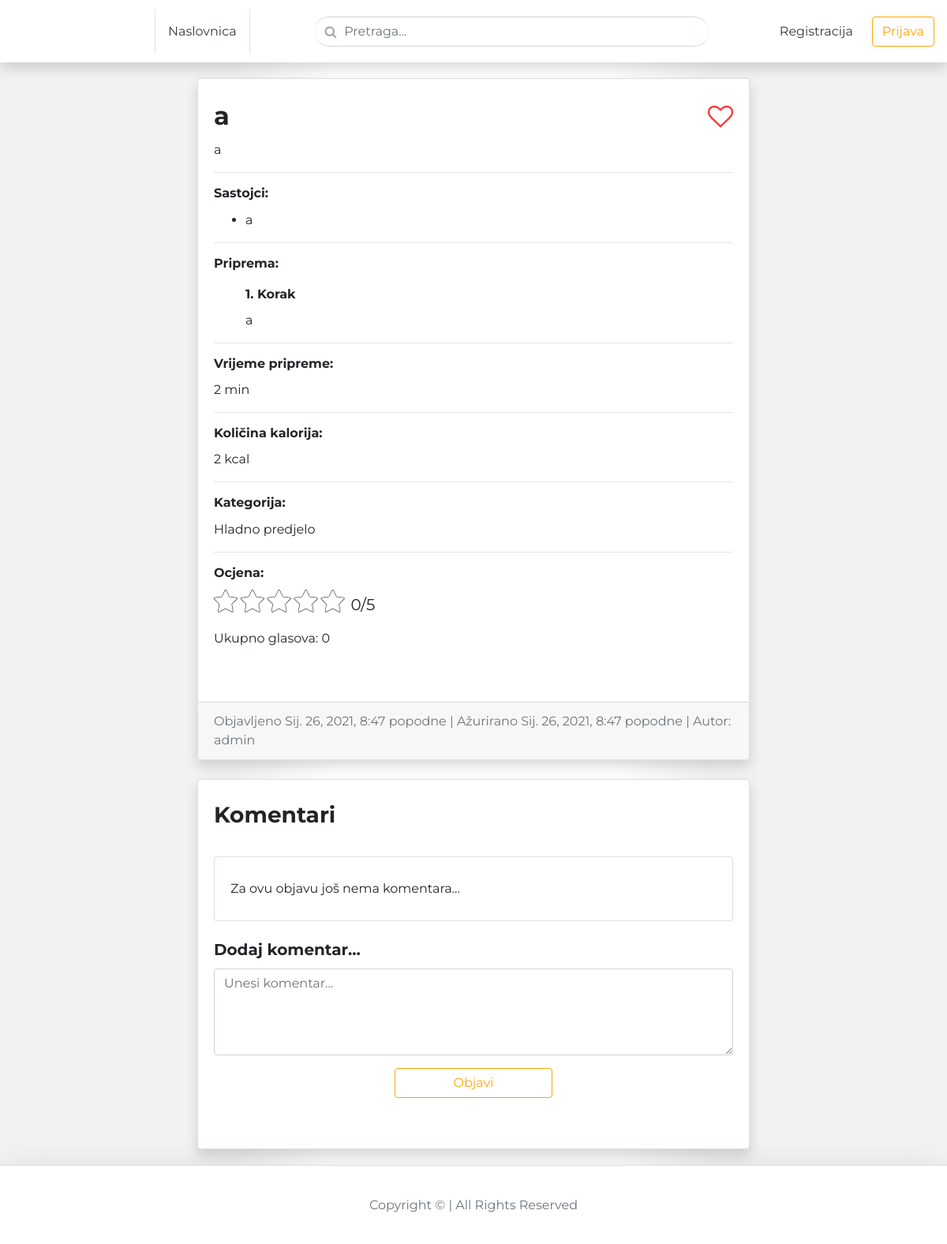
The page /blog/admin-a/ on the database its author committed.
### blog/models.py (models this page shows, shortened)
class BlogPost(models.Model):
    title           = models.CharField(max_length=50, null=False, blank=False)
    body            = models.TextField(max_length=500, null=False, blank=False)
    image           = models.ImageField(upload_to=upload_location, null=False, blank=False)
    date_published  = models.DateTimeField(auto_now_add=True, verbose_name="date published")
    date_updated    = models.DateTimeField(auto_now=True, verbose_name="date updated")
    author          = models.ForeignKey(settings.AUTH_USER_MODEL, on_delete=models.CASCADE)
    category        = models.IntegerField(verbose_name="Kategorija", choices=CATEGORY_CHOICES, default=0)
    slug            = models.SlugField(blank=True, unique=True)
    time            = models.IntegerField(null=True, blank=True)
    calories        = models.IntegerField(null=True, blank=True)
    favorite        = models.ManyToManyField("account.Account", related_name="favorite", blank=True)
    ingredient_0    = models.CharField(max_length=100, null=True, blank=True)
    ingredient_1    = models.CharField(max_length=100, null=True, blank=True)
    ingredient_2    = models.CharField(max_length=100, null=True, blank=True)
    ingredient_3    = models.CharField(max_length=100, null=True, blank=True)
    ingredient_4    = models.CharField(max_length=100, null=True, blank=True)
    ingredient_5    = models.CharField(max_length=100, null=True, blank=True)
    ingredient_6    = models.CharField(max_length=100, null=True, blank=True)
    ingredient_7    = models.CharField(max_length=100, null=True, blank=True)
    ingredient_8    = models.CharField(max_length=100, null=True, blank=True)
    ingredient_9    = models.CharField(max_length=100, null=True, blank=True)
    ingredient_10    = models.CharField(max_length=100, null=True, blank=True)
    ingredient_11    = models.CharField(max_length=100, null=True, blank=True)
    ingredient_12    = models.CharField(max_length=100, null=True, blank=True)
    ingredient_13    = models.CharField(max_length=100, null=True, blank=True)
    ingredient_14    = models.CharField(max_length=100, null=True, blank=True)
    ingredient_15    = models.CharField(max_length=100, null=True, blank=True)
    ingredient_16    = models.CharField(max_length=100, null=True, blank=True)
    ingredient_17    = models.CharField(max_length=100, null=True, blank=True)
    ingredient_18    = models.CharField(max_length=100, null=True, blank=True)
    ingredient_19    = models.CharField(max_length=100, null=True, blank=True)
    step_0    = models.CharField(max_length=500, null=True, blank=True)
    step_1    = models.CharField(max_length=500, null=True, blank=True)
    step_2    = models.CharField(max_length=500, null=True, blank=True)
    step_3    = models.CharField(max_length=500, null=True, blank=True)
    step_4    = models.CharField(max_length=500, null=True, blank=True)
    step_5    = models.CharField(max_length=500, null=True, blank=True)
    step_6    = models.CharField(max_length=500, null=True, blank=True)
    step_7    = models.CharField(max_length=500, null=True, blank=True)
    step_8    = models.CharField(max_length=500, null=True, blank=True)
    step_9    = models.CharField(max_length=500, null=True, blank=True)
    step_10    = models.CharField(max_length=500, null=True, blank=True)
    step_11    = models.CharField(max_length=500, null=True, blank=True)
    step_12    = models.CharField(max_length=500, null=True, blank=True)
    step_13    = models.CharField(max_length=500, null=True, blank=True)
    step_14    = models.CharField(max_length=500, null=True, blank=True)
    step_15    = models.CharField(max_length=500, null=True, blank=True)
    step_16    = models.CharField(max_length=500, null=True, blank=True)
    step_17    = models.CharField(max_length=500, null=True, blank=True)
    step_18    = models.CharField(max_length=500, null=True, blank=True)
    step_19    = models.CharField(max_length=500, null=True, blank=True)

### account/models.py (models this page shows, shortened)
class Account(AbstractBaseUser):
    username            = models.CharField(max_length=30, unique=True)
    email               = models.EmailField(verbose_name="E-mail", max_length=60, unique=True)
    gender              = models.IntegerField(verbose_name="Spol", choices=GENDER_CHOICES, default=2)
    date_of_birth       = models.DateField(verbose_name="Datum rođenja", auto_now=False, auto_now_add=False, default="2001-01-01")
    date_joined         = models.DateTimeField(verbose_name="Date joined", auto_now_add=True)
    last_login          = models.DateTimeField(verbose_name="Last login", auto_now=True)
    is_admin            = models.BooleanField(default=False)
    is_active           = models.BooleanField(default=True)
    is_staff            = models.BooleanField(default=False)
    is_superuser        = models.BooleanField(default=False)
    USERNAME_FIELD = 'username'
    REQUIRED_FIELDS = ['email']
    objects = MyAccountManager()
    def __str__(self):
        return self.username

### blog/views.py (the view)
# urls.py: path('<slug>/', detail_blog_view, name="detail"),
def detail_blog_view(request, slug):
    context = {}
    blog_post = get_object_or_404(BlogPost, slug=slug)
    ratings = Rating.objects.filter(post=blog_post).order_by("score")
    is_favorite = False
    if blog_post.favorite.filter(id=request.user.id).exists():
        is_favorite = True
    average = ratings.aggregate(Avg("score"))["score__avg"]
    if average == None:
        average = 0
    average = round(average,1)
    count = ratings.aggregate(Count("score"))["score__count"]
    if count == None:
        count = 0
    context['blog_post'] = blog_post
    context['category'] = blog_post.get_category_display()
    context['average'] = average
    context['count'] = count
    context['is_favorite'] = is_favorite
    return render(request, 'blog/detail_blog.html', context)

### blog/templates/blog/detail_blog.html (shortened to what this page needs)
{% extends 'index.html' %}
{% block content %}
<div class="container">
    <div class="row">
        <div class="card m-auto shadow">
            <div class="card-body my-2">
                <div class="row">
                    <div class="col-11">
                        <h2 class="card-title">{{blog_post.title}}</h2>
                    </div>
                    {% if is_favorite %}
                    <div class="col-1">
                        <a href="{% url 'blog:favorite' slug=blog_post.slug %}" class="srce-no float-right" data-toggle="tooltip" data-placement="bottom" title="Ukloni iz favorita">
                            <p class="pt-2 mb-1"><i class="fa fa-heart fa-2x fa-lg"></i></p>
                        </a>
                    </div>
                    {% else %}
                    <div class="col-1">
                        <a href="{% url 'blog:favorite' slug=blog_post.slug %}" class="srce-no float-right" data-toggle="tooltip" data-placement="bottom" title="Dodaj u favorite">
                            <p class="pt-2 mb-1"><i class="fa fa-heart-o fa-2x fa-lg"></i></p>
                        </a>
                    </div>
                    {% endif %}
                    </div>
                <p class="card-text">{{blog_post.body|safe}}</p>
                <hr>
                <h6 class="card-title">Sastojci:</h6>
                <ul>
                    {% if blog_post.ingredient_0 %}
                        <li class="card-text">{{blog_post.ingredient_0}}</li>
                    {% endif %}
                </ul>
                <hr>
                <h6 class="card-title">Priprema:</h6>
                <ul style="list-style: none;">
                    {% if blog_post.step_0 %}
                        <h6 class="card-title pt-2">1. Korak</h6>
                        <li class="card-text">{{blog_post.step_0}}</li>
                    {% endif %}
                </ul>
                <hr>
                <h6 class="card-title">Vrijeme pripreme:</h6>
                <p class="card-text">{{blog_post.time}} min</p>
                <hr>
                <h6 class="card-title">Količina kalorija:</h6>
                <p class="card-text">{{blog_post.calories}} kcal</p>
                <hr>
                <h6 class="card-title">Kategorija:</h6>
                <p class="card-text">{{blog_post.get_category_display}}</p>
                <hr>
                <div class="">
                    <div class="">
                        <h6 class="card-title p-0">Ocjena:</h6>
                    </div>
                <div class="row m-0">
                    <form action="{% url 'rate:rate_post' blog_post.slug %}" method="POST" class="rate-form">{% csrf_token %}
                        <div class="">
                            <button type="submit" id="first" name="score" value="1" class="fa fa-star fa-2x my-btn"></button>
                            <button type="submit" id="second" name="score" value="2" class="fa fa-star fa-2x my-btn"></button>
                            <button type="submit" id="third" name="score" value="3" class="fa fa-star fa-2x my-btn"></button>
                            <button type="submit" id="fourth" name="score" value="4" class="fa fa-star fa-2x my-btn"></button>
                            <button type="submit" id="fifth" name="score" value="5" class="fa fa-star fa-2x my-btn"></button>
                        </div>
                    </form>
                    <p class="pl-2 pt-1" style="font-size: 20px;">{{average}}/5</p>
                </div>
                    <p>Ukupno glasova: {{count}}</p>
                </div>
                <br>
            </div>
            <div class="card-footer text-muted">
                Objavljeno {{blog_post.date_published}} | Ažurirano {{blog_post.date_updated}} | Autor: {{blog_post.author}}
            </div>
        </div>
    </div>
        <br>
        <div class="card m-auto shadow">
            <div class="card-body my-2">
                <h3 class="card-title">Komentari</h3>
                <br>
                            {% if not blog_post.comments.all %}
                                <div class="card m-auto">
                                    <div class="card-body my-2">
                                        <p class="card-text">Za ovu objavu još nema komentara...</p>
                                    </div>
                                </div>
                                <br>
                            {% endif %}
                <h5 class="card-title">Dodaj komentar...</h5>
                <div class="card-body pt-0 mx-0 px-0">
                    <form method="post" action="{% url 'blog:comment' blog_post.slug %}">{% csrf_token %}
                        <textarea class="form-control" rows="4" type="text" name="body" id="id_body" placeholder="Unesi komentar..." required></textarea>
                        <div class="form-group mb-3 pt-3">
                            <button class="m-auto submit-button btn btn-md btn-outline-primary btn-block" type="submit">Objavi</button>
                        </div>
                    </form>
                </div>
            </div>
        </div>
</div>
{% endblock content %}

### templates/snippets/header.html (style rules this page uses)
@media (min-width: 768px) { html { font-size: 16px; } }
.container { max-width: 960px; }
.btn-outline-primary, .btn-outline-primary:visited { color: orange !important; border-color: orange !important; }
.card-title { font-weight: bold; }

### templates/snippets/index_css.html (style rules this page uses)
body { background-color: #f2f2f2; background-image: linear-gradient(to right, rgba(255,255,255,0) 0%, rgba(255,255,255,0) 15%, rgba(255,255,255,0) 25%, rgba(255,255,255,1) 35%, rgba(255,255,255,1) 50%, rgba(255,255,255,1) 65%, rgba(255,255,255,0) 75%, rgba(255,255,255,0) 85%, rgba(255,255,255,0) 100%); z-index: -1; position: relative; font-family: Montserrat; src: url(Montserrat-Light.ttf); }
a { color: #fad620; transition: 0.3s; }

### blog/templates/blog/detail_blog.html (style rules this page uses)
.card { max-width: 700px; }
.container { padding: 20px; }
.my-btn { background-color: inherit !important; -webkit-text-stroke: 0.5px black; color: white !important; border: 0 !important; padding: 0px; }
.submit-button { max-width: 200px; }
.srce-no { color:rgb(255, 50, 50); transition: 0.3s; }

### rows shown on the page
BlogPost: title "a", body "a", ingredient_0 "a", step_0 "a", time "2", calories "2", category "Hladno predjelo", date_published "Sij. 26, 2021, 8:47 popodne", date_updated "Sij. 26, 2021, 8:47 popodne", author "admin"

### other values the page prints
{{ average }} "0"
{{ count }} "0"
